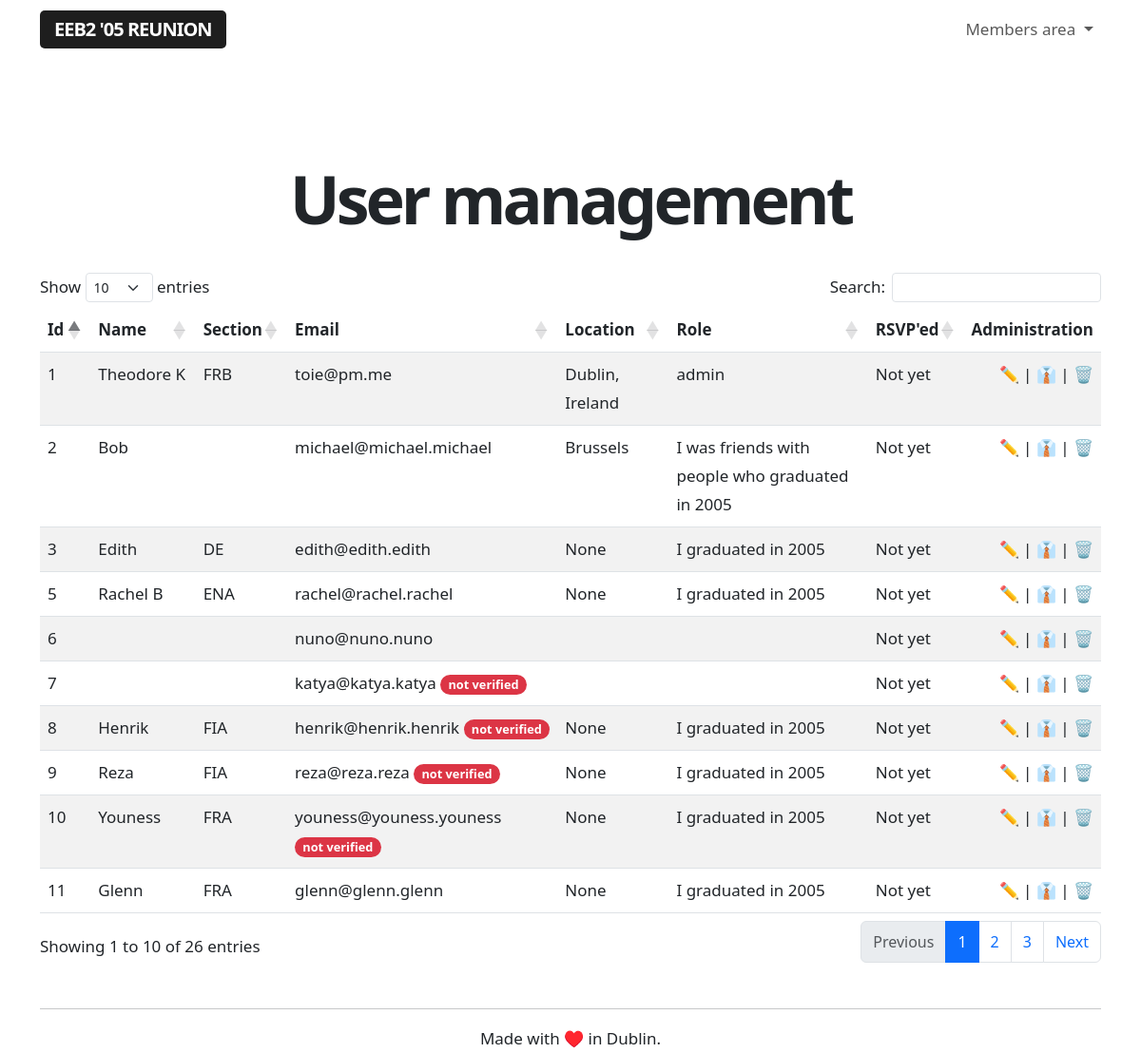
Before: /admin/users (signed in) with the older database file.
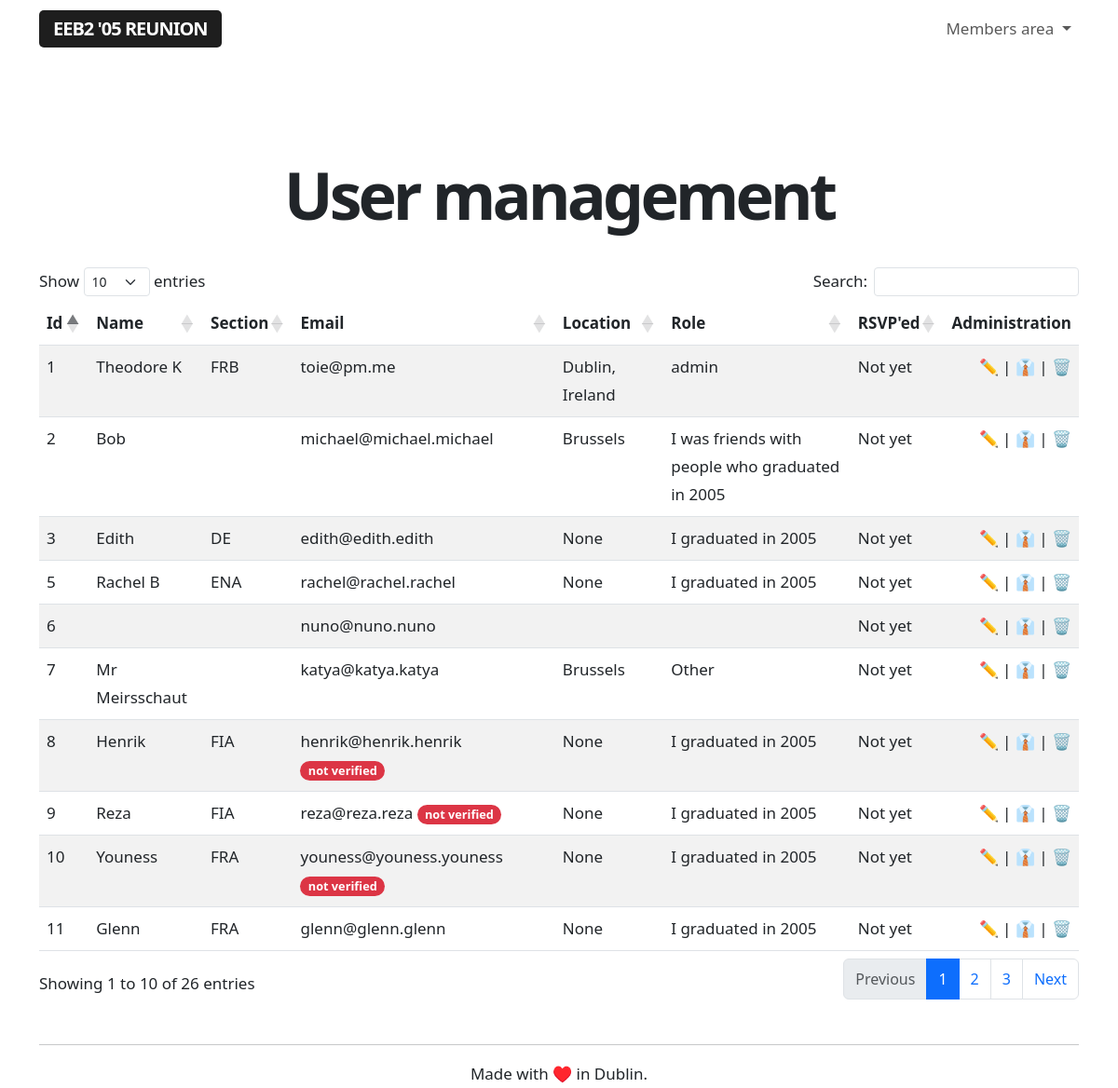
After: the same page with the newer database file.
### app/models.py (models this page shows, shortened)
class User(UserMixin, db.Model):
    id = db.Column(db.Integer, primary_key=True)
    username = db.Column(db.String(64), index=True, unique=True)
    name = db.Column(db.String(64), index=True, unique=False)
    section = db.Column(db.String(64), index=True, unique=False)
    email = db.Column(db.String(120), index=True, unique=True)
    password_hash = db.Column(db.String(128))
    role = db.Column(db.String(64), index=True, unique=False)
    rsvp = db.Column(db.String(64), index=True, unique=False)
    avatar = db.Column(db.String(64), index=True, unique=False)
    currentlocation = db.Column(db.String(64), index=True, unique=False)
    verified = db.Column(db.String(64), index=True, unique=False)
    facebook = db.Column(db.String(64), index=True, unique=False)
    twitter = db.Column(db.String(64), index=True, unique=False)
    instagram = db.Column(db.String(64), index=True, unique=False)
    linkedin = db.Column(db.String(64), index=True, unique=False)
    snapchat = db.Column(db.String(64), index=True, unique=False)
    reddit = db.Column(db.String(64), index=True, unique=False)
    mastodon = db.Column(db.String(64), index=True, unique=False)
    tiktok = db.Column(db.String(64), index=True, unique=False)

### app/routes.py (the view)
@app.route('/admin/users', methods=['GET'])
@login_required
def adminusermanagement():
    if current_user.role == 'admin':
        users = User.query.order_by(User.id.asc())
    else:
        flash('This is a restricted area.')
        return redirect(url_for('index'))
    return render_template("user_management.html", title='User management',
        users=users)

### app/models.py (called while the page is built)
@login.user_loader
def load_user(id):
    return User.query.get(int(id))

### app/templates/user_management.html (shortened to what this page needs)
{% extends "base.html" %}
{% block content %}
<div class="title">
    <h1>User management</h1>
</div>
<br>
<br>
<table id="usermanagementtable" class="table table-striped">
  <thead>
    <tr>
        <th>Id</th>
        <th>Name</th>
        <th>Section</th>
        <th>Email</th>
        <th>Location</th>
        <th>Role</th>
        <th>RSVP'ed</th>
        <th>Administration</th>
    </tr>
  </thead>
  <tbody>
    {% for user in users %}
        {% include '_users.html' %}
    {% endfor %}
  </tbody>
</table>
{% endblock %}

### app/templates/_users.html
<tr>
    <td>{{ user.id }}</td>
    <td>{{ user.name }}</td>
    <td>{{ user.section }}</td>
    {% if user.verified == 'yes' %}
    <td>{{ user.email }}</td>
    {% else %}
    <td>{{ user.email }} <a href="{{ url_for('toggleverify', userid=user.id) }}"><span class="badge rounded-pill bg-danger">not verified</span></a></td>
    {% endif%}
    <td>{{ user.currentlocation }}</td>
    <td>{{ user.role }}</td>
    <td>{{ user.rsvp }}</td>
        <td class="aligniconsright"><a class="nolinkdecoration" href="{{ url_for('user', userid = user.id) }}">✏️</a> | <a class="nolinkdecoration" href="{{ url_for('toggleadmin', userid = user.id) }}">👔</a> | <a class="nolinkdecoration" href="{{ url_for('delete_user', userid=user.id) }}">🗑️</a></td>
</tr>

Changed rows visible on the page:
changed User "katya@katya.katya": name (not shown) → "Mr Meirsschaut"; verified empty → "yes" (drawn); currentlocation (not shown) → "Brussels"; role (not shown) → "Other"
